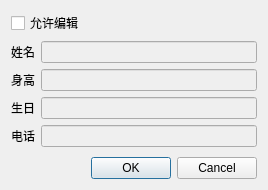
<?xml version="1.0" encoding="UTF-8"?>
<ui version="4.0">
 <class>CInfoDialog</class>
 <widget class="QDialog" name="CInfoDialog">
  <property name="geometry">
   <rect>
    <x>0</x>
    <y>0</y>
    <width>268</width>
    <height>190</height>
   </rect>
  </property>
  <property name="windowTitle">
   <string>Dialog</string>
  </property>
  <layout class="QVBoxLayout" name="verticalLayout">
   <item>
    <widget class="QCheckBox" name="ckEditable">
     <property name="text">
      <string>允许编辑</string>
     </property>
    </widget>
   </item>
   <item>
    <layout class="QFormLayout" name="formLayout">
     <property name="labelAlignment">
      <set>Qt::AlignCenter</set>
     </property>
     <item row="0" column="0">
      <widget class="QLabel" name="label">
       <property name="sizePolicy">
        <sizepolicy hsizetype="Preferred" vsizetype="Preferred">
         <horstretch>0</horstretch>
         <verstretch>0</verstretch>
        </sizepolicy>
       </property>
       <property name="text">
        <string>姓名</string>
       </property>
       <property name="alignment">
        <set>Qt::AlignRight|Qt::AlignTrailing|Qt::AlignVCenter</set>
       </property>
      </widget>
     </item>
     <item row="0" column="1">
      <widget class="QLineEdit" name="leName">
       <property name="enabled">
        <bool>false</bool>
       </property>
      </widget>
     </item>
     <item row="1" column="0">
      <widget class="QLabel" name="label_2">
       <property name="text">
        <string>身高</string>
       </property>
       <property name="alignment">
        <set>Qt::AlignRight|Qt::AlignTrailing|Qt::AlignVCenter</set>
       </property>
      </widget>
     </item>
     <item row="1" column="1">
      <widget class="QLineEdit" name="leStature">
       <property name="enabled">
        <bool>false</bool>
       </property>
      </widget>
     </item>
     <item row="2" column="0">
      <widget class="QLabel" name="birthday">
       <property name="text">
        <string>生日</string>
       </property>
       <property name="alignment">
        <set>Qt::AlignRight|Qt::AlignTrailing|Qt::AlignVCenter</set>
       </property>
      </widget>
     </item>
     <item row="3" column="0">
      <widget class="QLabel" name="address">
       <property name="text">
        <string>电话</string>
       </property>
       <property name="alignment">
        <set>Qt::AlignRight|Qt::AlignTrailing|Qt::AlignVCenter</set>
       </property>
      </widget>
     </item>
     <item row="3" column="1">
      <widget class="QLineEdit" name="lePhone">
       <property name="enabled">
        <bool>false</bool>
       </property>
      </widget>
     </item>
     <item row="2" column="1">
      <widget class="QLineEdit" name="leBirthday">
       <property name="enabled">
        <bool>false</bool>
       </property>
      </widget>
     </item>
    </layout>
   </item>
   <item>
    <widget class="QDialogButtonBox" name="buttonBox">
     <property name="standardButtons">
      <set>QDialogButtonBox::Cancel|QDialogButtonBox::Ok</set>
     </property>
    </widget>
   </item>
  </layout>
 </widget>
 <tabstops>
  <tabstop>leName</tabstop>
  <tabstop>leStature</tabstop>
  <tabstop>leBirthday</tabstop>
  <tabstop>lePhone</tabstop>
  <tabstop>ckEditable</tabstop>
 </tabstops>
 <resources/>
 <connections/>
</ui>
